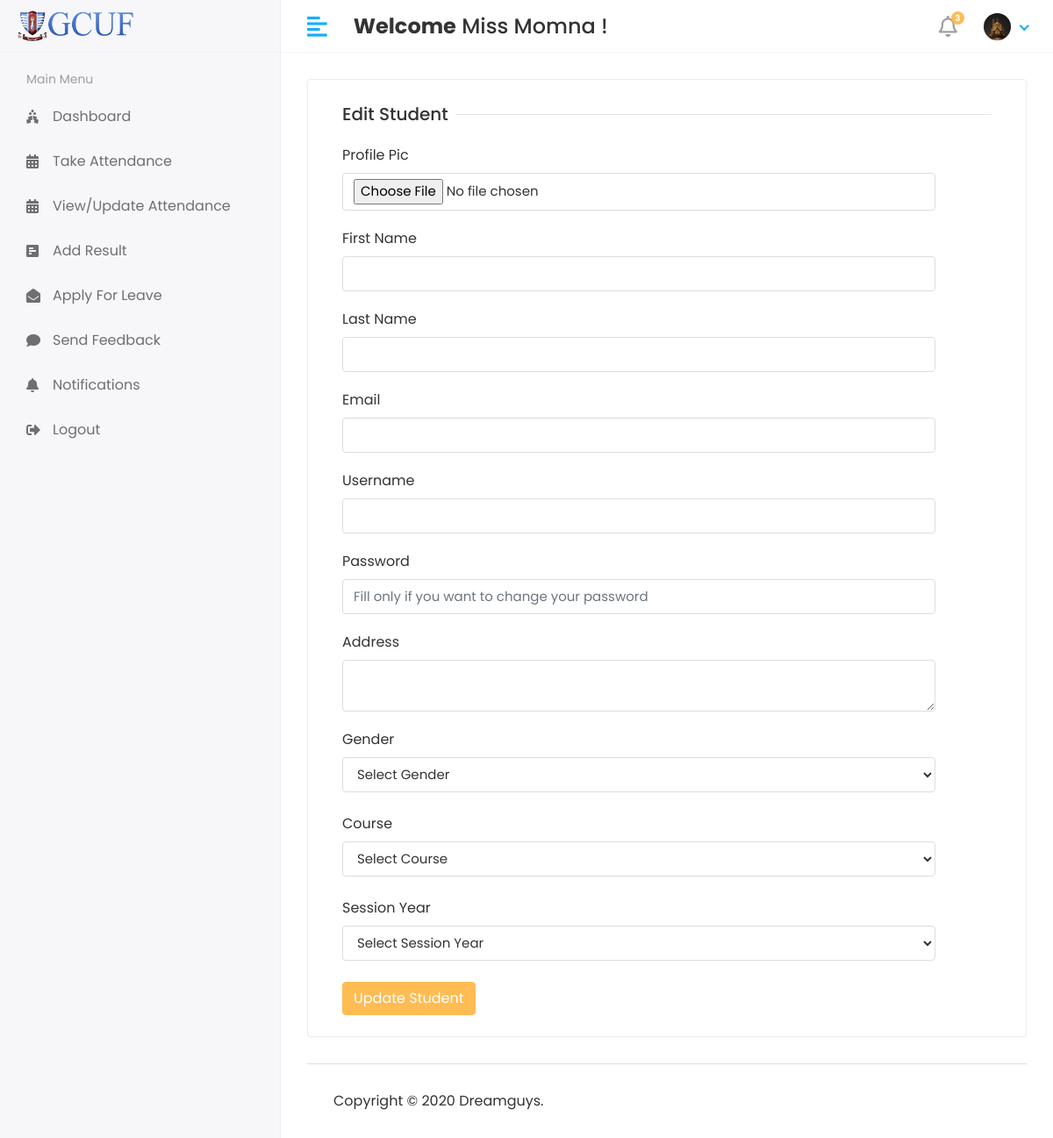
The app's page /Hod/Student/Edit/6 (signed in), older data.
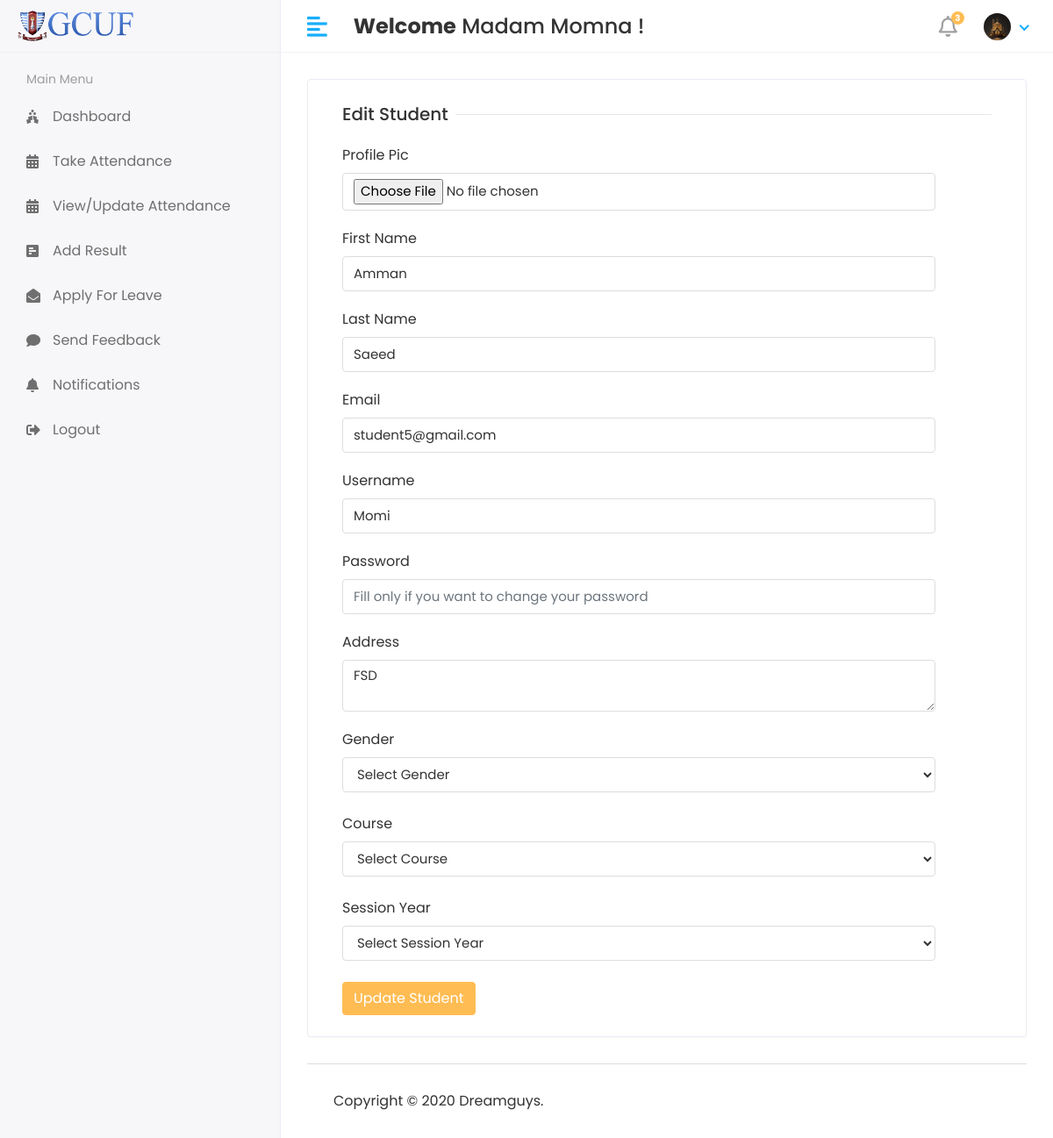
The same page, newer data.
### app/models.py (models this page shows, shortened)
class CustomUser(AbstractUser):
    USER = (
        (1,'HOD'),
        (2,'STAFF'),
        (3,'STUDENT'),
    )
    user_type = models.CharField(choices=USER,max_length=50,default=1)
    profie_pic = models.ImageField(upload_to='media/profile_pic')

class Student(models.Model):
    admin = models.OneToOneField(CustomUser,on_delete=models.CASCADE)
    address = models.TextField()
    gender = models.CharField(max_length=100)
    course_id = models.ForeignKey(Course,on_delete=models.DO_NOTHING)
    session_year_id = models.ForeignKey(Session_Year,on_delete=models.DO_NOTHING)
    created_at = models.DateTimeField(auto_now_add=True)
    updated_at = models.DateTimeField(auto_now=True)

### student_management_system/Hod_Views.py (the view)
# urls.py: path('Hod/Student/Edit/<str:id>',Hod_Views.EDIT_STUDENT,name='edit_student'),
@login_required(login_url='/')
def EDIT_STUDENT(request, id):
    student = Student.objects.filter(id=id)
    course = Course.objects.all()
    session_year = Session_Year.objects.all()
    context = {
        'student': student,
        'course': course,
        'session_year': session_year,
    }
    return render(request, 'Hod/edit_student.html', context)

### templates/Hod/edit_student.html (shortened to what the changed rows need)
{% extends 'base.html' %}
{% block content %}
<div class="row">
                  <div class="col-sm-12">
                     <div class="card">
                        <div class="card-body">
                           <form method="post" action="{% url 'update_student' %}" enctype="multipart/form-data">
                                 <div class="col-sm-11">
                                    <div class="form-group">
                                       <label>First Name</label>
                                       <input type="text" class="form-control" name="first_name" value="{% for i in student%}{{i.admin.first_name}}{% endfor %}">
                                    </div>
                                 </div>
                                 <div class="col-sm-11">
                                    <div class="form-group">
                                       <label>Last Name</label>
                                       <input type="text" class="form-control" name="last_name" value="{% for i in student%}{{i.admin.last_name}}{% endfor %}">
                                    </div>
                                 </div>
                               <div class="col-sm-11">
                                    <div class="form-group">
                                       <label>Email</label>
                                       <input type="text" class="form-control" name="email" value="{% for i in student%}{{i.admin.email}}{% endfor %}">
                                    </div>
                                 </div>
                               <div class="col-sm-11">
                                    <div class="form-group">
                                       <label>Username</label>
                                       <input type="text" class="form-control" name="username" value="{% for i in student%}{{i.admin.username}}{% endfor %}">
                                    </div>
                                 </div>
                               <div class="col-sm-11">
                                    <div class="form-group">
                                       <label>Address</label>
                                       <textarea class="form-control" name="address">{% for i in student%}{{i.address}}{% endfor %}</textarea>
                                    </div>
                                 </div>
                          <br>
                                 <br>
                               <br>
                           </form>
                        </div>
                     </div>
                  </div>
               </div>
{% endblock %}

### templates/includes/header.html (shortened to what this page needs)
{% load static %}
<div class="header">
            <div class="header-left">
               <a href="index.html" class="logo">
               <img src="{% static 'assets/img/gcuf.png' %}" alt="Logo">
               </a>
            </div>
            <a href="javascript:void(0);" id="toggle_btn">
            <i class="fas fa-align-left"></i>
            </a>
            <div class="top-nav-search mt-3">
               <h4><strong>Welcome</strong><span> {{user.first_name}} {{ user.last_name }}</span>&nbsp;!</h4>
            </div>
            <ul class="nav user-menu">
               <li class="nav-item dropdown noti-dropdown">
                  <a href="#" class="dropdown-toggle nav-link" data-toggle="dropdown">
                  <i class="far fa-bell"></i> <span class="badge badge-pill">3</span>
                  </a>
               </li>
               <li class="nav-item dropdown has-arrow">
                  <a href="#" class="dropdown-toggle nav-link" data-toggle="dropdown">
                     {% if user.profie_pic == "" %}
                     <span class="user-img"><img class="rounded-circle" src="{% static 'assets/img/noimg.png' %}" width="31" alt="Ryan Taylor"></span>
                     {% else %}
                  <span class="user-img"><img class="rounded-circle" src="/{{user.profie_pic}}" width="31" alt="Ryan Taylor"></span>
                  {% endif %}
                  </a>
               </li>
            </ul>
         </div>

Row changes from the older to the newer data that the page shows:
changed CustomUser "Momna": first_name "Miss" → "Madam"
added Student: first_name "Amman", last_name "Saeed", email "student5@gmail.com", username "Momi", address "FSD"
